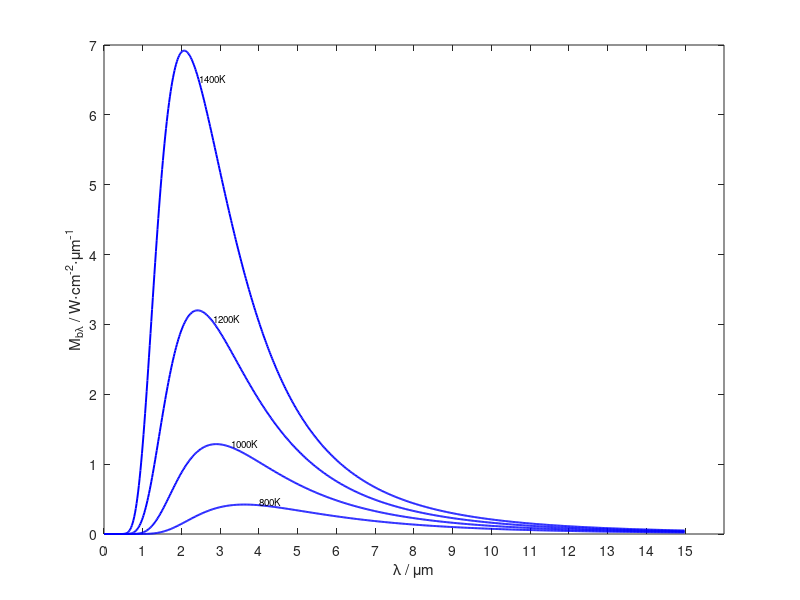

Here is the MATLAB script that generated this plot:
%%testblackbody.m
%%for B-v
%%for matlab


clear;clc; clf;
c1=3.741832; % 第一辐射常数
c2=14387.86; % 第二辐射常数
h=6.63*10^(-34);
c=3*10^8;
k=1.38*10^(-23);
figure();
for t=-4:1:0 % 设置辐射温度(K)
T=10^t;
f=logspace(7,13); % 设置频率范围范围及计算步长
M=(2*h*f.^3/c/c)./(exp(h*f./k/T)-1); % 计算指定温度光谱辐出度
loglog(f,M,'-b','LineWidth',1.4) % 绘制光谱辐出度曲线
maxM=max(M) % 找出指定温度最大光谱辐出度
i=find(maxM==M); % 找峰值波长点
hold on % 在指定位置按给定方式标记对应温度
end

xlabel('f') % 横坐标名称及单位
ylabel('I') % 纵坐标名称及单位
hold off

%%for B-l
clear;clc; clf;
c1=3.741832; % 第一辐射常数
c2=14387.86; % 第二辐射常数
figure();
for T=800:200:1500 % 设置辐射温度(K)
%T=10^t;
l=0.0001:0.02:15; % 设置波长范围及计算步长
M=1e+4.*(c1./(l.^5)./(exp(c2./(l.*T))-1)); % 计算指定温度光谱辐出度
plot(l,M,'-b','LineWidth',1.4) % 绘制光谱辐出度曲线
maxM=max(M) % 找出指定温度最大光谱辐出度
i=find(maxM==M); % 找峰值波长点
text(l(i+20),M(i+20),[num2str(T),'K'],'VerticalAlignment',...
'baseline','HorizontalAlignment','left','fontsize',7)
hold on % 在指定位置按给定方式标记对应温度
end
set(gca,'XTick',[0,1,2,3,4,5,6,7,8,9,10,11,12,13,14,15]) %设置横坐标点
xlabel('\lambda / \mum') % 横坐标名称及单位
ylabel('M_{b\lambda} / W\cdotcm^{-2}\cdot\mum^{-1}') % 纵坐标名称及单位
hold off
